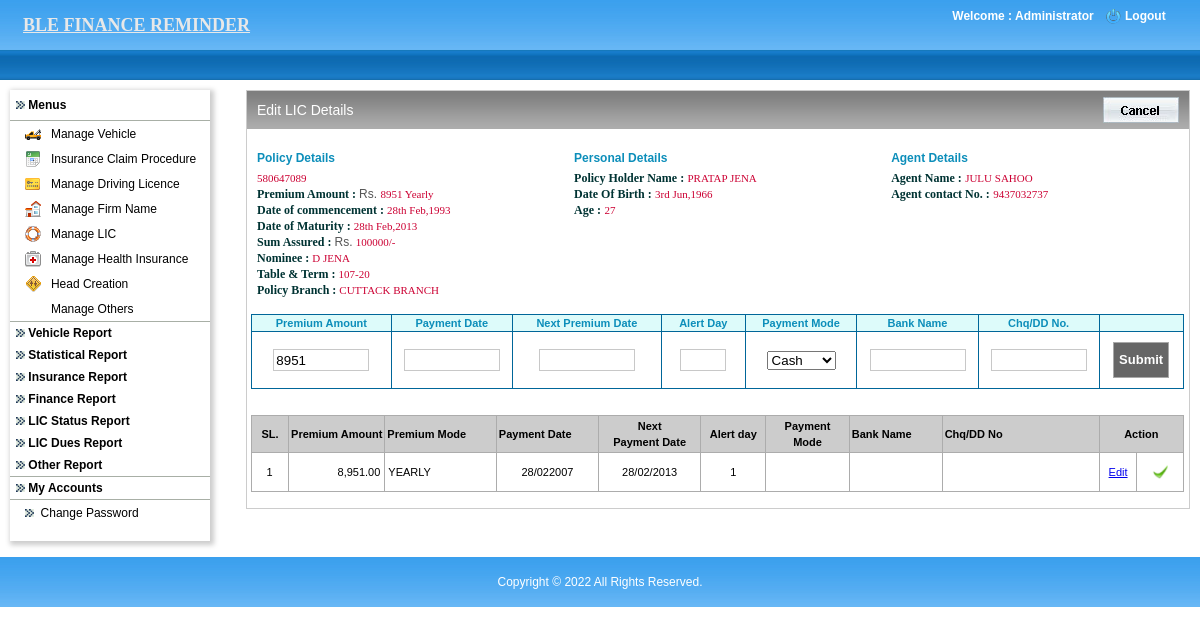
The page /admin/add_premiums.php?id=5 (signed in) on the database its author committed.
### tables this page shows
CREATE TABLE IF NOT EXISTS `lic_registration` (
  `id` int(11) NOT NULL AUTO_INCREMENT,
  `name_policy_holder` varchar(255) NOT NULL,
  `dob` date NOT NULL,
  `age` double NOT NULL,
  `policy_no` varchar(255) NOT NULL,
  `premium_amount` double NOT NULL,
  `mode` varchar(255) NOT NULL,
  `date_commencement` date NOT NULL,
  `date_maturity` date NOT NULL,
  `sum_assured` double NOT NULL,
  `nominee` varchar(255) NOT NULL,
  `table_term` varchar(65) NOT NULL,
  `name_agent` varchar(255) NOT NULL,
  `agent_contact_no` varchar(255) NOT NULL,
  `policy_branch` varchar(255) NOT NULL,
  PRIMARY KEY (`id`)
);

CREATE TABLE IF NOT EXISTS `premium_payment_details` (
  `id` int(11) NOT NULL AUTO_INCREMENT,
  `policy_id` bigint(20) NOT NULL,
  `premium_amount` double NOT NULL,
  `premium_mode` varchar(55) NOT NULL,
  `payment_date` date NOT NULL,
  `next_payment_date` date NOT NULL,
  `alert_lic` bigint(20) NOT NULL,
  `status` int(11) NOT NULL,
  PRIMARY KEY (`id`)
);

### admin/add_premiums.php (the view, shortened to what the rows shown need)
<?php
include_once '../includes/class.dbFunctions.php';
$db = new Dbfunctions();
include 'application_top.php';
$lic_reg=$db->fetchSingle("lic_registration","id='$_REQUEST[id]'");
?>
<link href="css/style.css" rel="stylesheet" type="text/css" />
<body>
<table width="100%" border="0" cellspacing="0" cellpadding="0">
  <tr>
    <td align="center" valign="middle" ><?php include 'header.php'; ?></td>
  </tr>
  <tr>
    <td align="left" valign="top"><table width="100%" border="0" cellspacing="0" cellpadding="0">
      <tr>
        <td align="left" valign="top"><table width="100%" border="0" cellspacing="0" cellpadding="0">
          <tr>
            <td width="226" align="left" valign="top" height="365"><?php include 'left.php';?></td>
            <td align="left" valign="top">
			<table width="100%" border="0" cellspacing="0" cellpadding="0" style="border:solid 1px; border-color:#CCC;">
              <tr>
                <td align="left" valign="top"><table width="100%" border="0" cellspacing="0" cellpadding="0">
                    <tr>
                      <td class="midboxbg"><table width="100%" border="0" cellspacing="0" cellpadding="0">
                        <tr>
                          <td width="50%" align="left" valign="middle"><h2>Edit LIC Details</h2></td>
                        </tr>
                      </table></td>
                    </tr>
                </table></td>
              </tr>
              <tr>
                <td align="left" valign="top">
				<table width="99%" border="0" cellspacing="0" cellpadding="0" class="righttableborder2">
                  <tr>
                    <td align="left">
                    <table width="100%" border="0" cellspacing="0" cellpadding="0" style="margin-left:10px;">
                      <tr>
                        <td valign="top">
                        <span class="mytext"><?php echo strtoupper($lic_reg["policy_no"]); ?></span><br />
                        <span class="mytextbold">Premium Amount : </span> Rs. <span class="mytext"><?php echo $lic_reg["premium_amount"]." ".$lic_reg["mode"]; ?></span> <br />
                        <span class="mytextbold">Date of commencement : </span> <span class="mytext"><?php echo date("jS M,Y",strtotime($lic_reg["date_commencement"])); ?></span> <br />
                        <span class="mytextbold">Date of Maturity : </span> <span class="mytext"><?php echo date("jS M,Y",strtotime($lic_reg["date_maturity"])); ?></span> <br />
                        <span class="mytextbold">Sum Assured  : </span> Rs. <span class="mytext"><?php echo $lic_reg["sum_assured"]; ?>/-</span> <br />
                        <span class="mytextbold">Nominee  : </span> <span class="mytext"><?php echo strtoupper($lic_reg["nominee"]); ?></span> <br />
                        <span class="mytextbold">Table &amp; Term  : </span> <span class="mytext"><?php echo $lic_reg["table_term"]; ?></span> <br />
                        <span class="mytextbold">Policy Branch  : </span> <span class="mytext"><?php echo strtoupper($lic_reg["policy_branch"]); ?></span> <br />
                        </td>
                        <td valign="top">
						<span class="mytextbold">Policy Holder Name :</span> <span class="mytext"><?php echo strtoupper($lic_reg["name_policy_holder"]); ?></span><br />
                        <span class="mytextbold">Date Of Birth :</span> <span class="mytext"><?php echo date("jS M,Y",strtotime($lic_reg["dob"])); ?></span><br />
                        <span class="mytextbold">Age :</span> <span class="mytext"><?php echo $lic_reg["age"]; ?></span>
                        </td>
                        <td valign="top">
                        <span class="mytextbold">Agent Name :</span> <span class="mytext"><?php echo strtoupper($lic_reg["name_agent"]); ?></span><br />
                        <span class="mytextbold">Agent contact No. :</span> <span class="mytext"><?php echo $lic_reg["agent_contact_no"]; ?></span><br />
                        </td>
                      </tr>
                    </table></td>
                  </tr>
                  <tr>
                    <td id="td_show">
					<form action="" method="post" id="frm" enctype="multipart/form-data">
					<table width="100%" border="1" align="center" cellpadding="0" cellspacing="0" bordercolor="#006699" style="margin-left:4px; border-collapse:collapse;">
                    <tr>
                      <td align="center" valign="middle">
                      <input name="premium_amount" type="text" class="textfield121d" id="premium_amount" onBlur="extractNumber(this,2,false)" onKeyUp="extractNumber(this,2,false)" onKeyPress="return blockNonNumbers(this, event, true, false);" value="<?php echo $lic_reg['premium_amount']; ?>"/>
                      </td><input type="hidden" name="premium_mode" id="premium_mode" value="<?php echo $lic_reg["mode"]; ?>" />
                    </tr>
                  </table>
                    </form>
                    </td>
                  </tr>
                   <tr>
                     <td align="left" valign="top">
                    <table border="1" cellpadding="0" cellspacing="0" bordercolor="#ACACAC"  class="tablesorter" id="sort_table" width="100%" style="margin-left:4px;">
                      <thead>
                      <tr>
                      <th width="4%" height="27" align="center" valign="middle" class="fetch_headers">SL.</th>
                      <th width="10%" align="right" valign="middle" class="fetch_headers">Premium Amount</th>
                      <th width="12%" align="left" valign="middle" class="fetch_headers">Premium Mode</th>
                      <th width="11%" align="left" valign="middle" class="fetch_headers">Payment Date</th>
                      <th width="11%" align="center" valign="middle" class="fetch_headers">Next<br>
                        Payment Date</th>
                      <th width="7%" align="center" valign="middle" class="fetch_headers">Alert day</th>
                      <th width="9%" align="center" valign="middle" class="fetch_headers">Payment<br>
                        Mode</th>
                      <th width="10%" align="left" valign="middle" class="fetch_headers">Bank Name</th>
                      <th width="17%" align="left" valign="middle" class="fetch_headers">Chq/DD No</th>
                      <th colspan="6" align="center" valign="middle" class="fetch_headers">Action</th>
                      </tr>
                      </thead>
                      <tbody>
                      <?php
                      $count=1;
                      $str="policy_id='$_REQUEST[id]'";
                      $num=$db->countRows('premium_payment_details',$str);
                      foreach($db->fetchOrder("premium_payment_details",$str,"","") as $val_premium) {
                      ?>
                      <?php if($num!=0) { ?>
                      <tr>
                      <td height="30" align="center" class="fetch_contents" style="padding-left:3px;" id="ANCH<?php echo $val_premium["id"];?>"><?php echo $count; ?>
                      </td>
                      <td align="right" valign="middle" class="fetch_contents" style="padding-left:3px;"><?php echo number_format($val_premium["premium_amount"],2); ?></td>
                      <td align="left" class="fetch_contents" style="padding-left:3px;"><?php echo strtoupper($val_premium["premium_mode"]); ?></td>
                      <td align="center" valign="middle" class="fetch_contents"><?php echo date("d/mY",strtotime($val_premium["payment_date"])); ?></td>
                      <td align="center" valign="middle" class="fetch_contents"><?php echo date("d/m/Y",strtotime($val_premium["next_payment_date"])); ?></td>
                      <td align="center" class="fetch_contents"><?php echo $val_premium["alert_lic"]; ?></td>
                      <td align="left" valign="middle" class="fetch_contents">&nbsp;<?php echo $val_premium["pmode"];?></td>
                      <td align="left" class="fetch_contents">&nbsp;<?php echo $val_premium["bankname"];?></td>
                      <td align="left" valign="middle" class="fetch_contents">&nbsp;<?php echo $val_premium["ddno"];?></td>
                      <td width="4%" align="center" class="fetch_contents">
                      <a href="javascript:void(0);" onClick="editLicPremium(<?php echo $val_premium["id"];?>);">Edit</a>
                      </td>
                      <td width="5%" align="center">
                      <?php if($val_premium["status"] == 0){?>
                        <a href="add_premiums.php?action=approve&record_id=<?php echo $val_premium["id"];?>&id=<?php echo $_REQUEST["id"];?>">
                        <img src="images/pending.png" width="16" height="16" border="0" title="Click to Close Alert"></a>
                        <?php }else{ ?>
                        <a href="add_premiums.php?action=disapprove&record_id=<?php echo $val_premium["id"];?>&id=<?php echo $_REQUEST["id"];?>">
                        <img src="images/tick.png" width="16" height="16" border="0" title="Click to Display Alert"></a>
                        <?php } ?>
                      </td>
                      </tr>
                      <?php } ?>
                      <?php $count+=1;} ?>
                      </tbody>
                      </table>
                     </td>
                   </tr>
                </table>
				</td>
              </tr>
            </table></td>
            </tr>
        </table></td>
      </tr>
    </table></td>
  </tr>
</table>
</body>
</html>

### admin/header.php (shortened to what the rows shown need)
<table width="100%" border="0" cellpadding="0" cellspacing="0" style="background: url(images/top_bg.jpg) repeat-x;">
  <tr>
    <td width="50%" align="right" valign="top" style="padding-right:5px;">
	<?php
	if ($db->get_session())
	{
	$client_name=$db->getDataFromTable('admin', 'admin_name',  "id='$_SESSION[admin_id]'");
	?>
	<table width="250" border="0" cellspacing="0" cellpadding="0">
      <tr>
        <td height="8" colspan="3" align="center" valign="middle" class="logouttext"></td>
        </tr>
      <tr>
        <td width="156" align="center" valign="middle" class="logouttext">Welcome : <?php echo $client_name; ?> </td>
        <td width="24" align="center" valign="middle"><a href="logout.php"><img src="images/logout-icon.png" alt="logout_icon" width="15" height="15" border="0"/></a></td>
        <td width="70" align="left" valign="middle"><a href="logout.php" class="logouttext">Logout</a></td>
      </tr>
      <tr>
        <td height="10" colspan="3"></td>
      </tr>
      <tr>
        <td colspan="3" align="left" valign="top">&nbsp;</td>
      </tr>
    </table>
	<?php
	}
	?>	</td>
  </tr>
</table>

### rows shown on the page
lic_registration: policy_no "580647089", premium_amount "8951", mode "Yearly", date_commencement "28th Feb,1993", date_maturity "28th Feb,2013", sum_assured "100000", nominee "D JENA", table_term "107-20", policy_branch "CUTTACK BRANCH", name_policy_holder "PRATAP JENA", dob "3rd Jun,1966", age "27", name_agent "JULU SAHOO", agent_contact_no "9437032737"
premium_payment_details: premium_amount "8,951.00", premium_mode "YEARLY", payment_date "28/022007", next_payment_date "28/02/2013", alert_lic "1", status 1 (drawn)

### other values the page prints
$client_name "Administrator"
